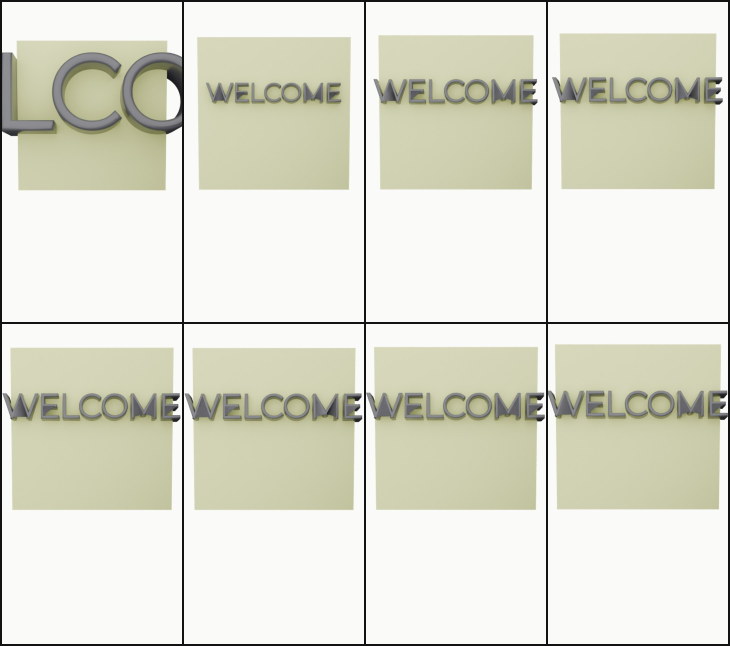
#> input picture components/3d/m1_type_slam/test_strip.jpg, 2190 x 1938 px (shown at 1/3 size)
$ python -i p19_assets.py   (imports and definitions only)
#> lines starting #> are read from the running program, lines starting #| are printed output that depends on the picture
#> further down, picture is the input picture: PIL image 2190x1938 RGB; mean R, G, B 221.1, 221.4, 207.8
#!/usr/bin/env python3
"""Phase 19 Asset System (AS1): zero watermarked stock; license registry;
automatic watermark heuristic scan + proof-sheet visual audit; GC2 gate data."""
import os, json, hashlib
import numpy as np
from PIL import Image, ImageFilter

# AS1 whitelist: public-domain / CC0 / generated / manager-provided raw only
ALLOWED = {
    "wikimedia_commons": "public domain / CC (per-file license logged)",
    "met_open_access": "CC0 / public domain",
    "rijksmuseum": "public domain",
    "pexels": "Pexels license (free, no attribution)",
    "pixabay": "Pixabay Content License",
    "mixkit": "Mixkit Free License",
    "generated": "generated in-sandbox (PIL/numpy), no third-party rights",
    "manager_raw": "manager-provided raw footage excerpt (edit-test usage only)",
}
BANNED_SOURCES = ("alamy", "shutterstock", "getty", "istock", "adobe stock",
                  "dreamstime", "123rf", "depositphotos")


# [10 lines left out: function register, not called in this run]


def _tile_letter_score(tile):
    """letter-like structure score: top-hat blobs with text-ish size stats."""
    g = np.asarray(tile.convert("L"), np.float32)
    # semi-transparent watermark text = mid-frequency uniform overlay:
    # compare tile against heavy blur; watermark residue has sharp edges
    resid = g - np.asarray(tile.filter(ImageFilter.GaussianBlur(6)).convert("L"), np.float32)
    bw = (np.abs(resid) > 14).mean()
    return float(bw)


def watermark_scan(im, name=""):
    """heuristic scan: uniform text-like residue in corners + diagonal-stripe
    signature (Alamy-style tiled marks). Returns dict; hits -> gate evidence."""
#> called with name = ''
    w, h = im.size
#> w = 2190; h = 1938
    tiles = {
        "TL": im.crop((0, 0, int(w * 0.34), int(h * 0.16))),
        "TR": im.crop((int(w * 0.66), 0, w, int(h * 0.16))),
        "BL": im.crop((0, int(h * 0.84), int(w * 0.34), h)),
        "BR": im.crop((int(w * 0.66), int(h * 0.84), w, h)),
        "CTR": im.crop((int(w * 0.33), int(h * 0.44), int(w * 0.67), int(h * 0.56))),
    }
    scores = {k: round(_tile_letter_score(v), 4) for k, v in tiles.items()}
#> scores = {'TL': 0.186, 'TR': 0.228, 'BL': 0.0983, 'BR': 0.0982, 'CTR': 0.14}
    g = np.asarray(im.convert("L"), np.float32)
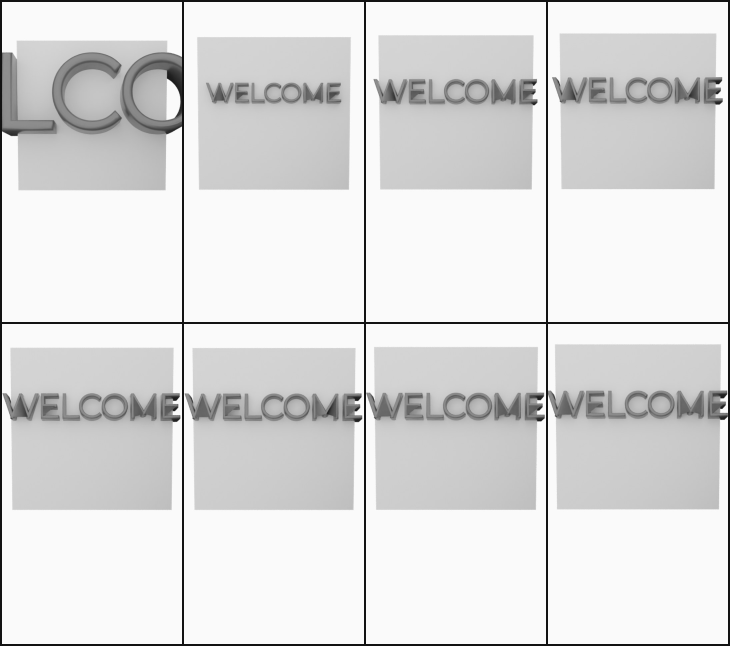
#> g: shape (1938, 2190) float32 (shown at 1/3 size); min 6, max 255, mean 219.9
    # diagonal stripe signature: strong periodic diff between shifted copies
    d1 = np.abs(g - np.roll(np.roll(g, 6, axis=0), 6, axis=1)).mean()
#> d1 = 11.33
    d2 = np.abs(g - np.roll(g, 2, axis=1)).mean()
#> d2 = 2.59
    diag_sig = round(float(d1 / max(d2, 1e-3)), 3)
#> diag_sig = 4.38
    hit = (max(scores.values()) > 0.30) or diag_sig > 3.5
#> hit = True
    return {"asset": name, "tiles": scores, "diag_sig": diag_sig,
            "watermark_suspect": bool(hit)}


# [38 lines left out: function audit, not called in this run]

>>> from PIL import Image
>>> picture = Image.open('../components/3d/m1_type_slam/test_strip.jpg')
>>> result = watermark_scan(picture)
#> result = 4 items
